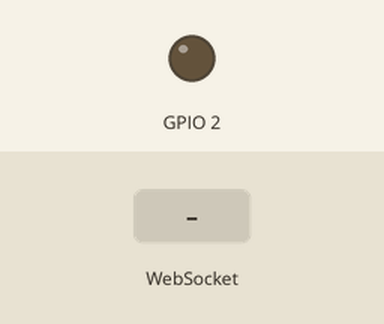
The sketch below on a simulated ESP32. Parts: output pins drawn as LEDs (lit = HIGH). The test bench sets the inputs (shaded band). WiFi joins after 1.5 s; servers stay silent unless stated; what the sketch prints to the serial monitor is not drawn.

Above: at 2.7 s.
2.8 s: WebSocket text "ON" received
At 3.5 s:
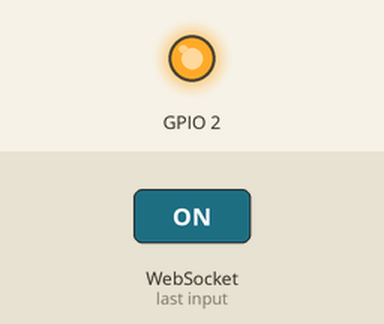
4.3 s: WebSocket text "OFF" received
At 4.6 s:
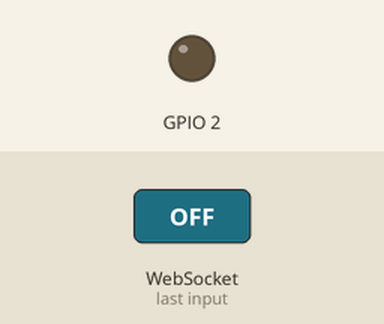
Timing chart, 0 to 7.3 s (numbered marks = the images above; inputs shaded):
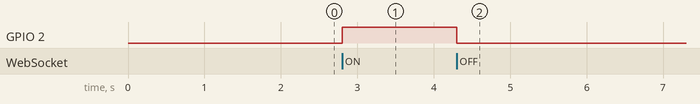

Measured:
- after the input at 2.8 s, GPIO 2: LOW → HIGH at once
- after the input at 4.3 s, GPIO 2: HIGH → LOW at once

The sketch:

onoffMIT_.ino
```cpp
#include <WiFi.h>
#include <WebSocketsClient.h>

WebSocketsClient webSocket;

const char* ssid = "NOC";
const char* pass = "noc2023!";
const char* host = "192.168.223.68"; // IP Node-RED
const int port = 1880;

void webSocketEvent(WStype_t type, uint8_t * payload, size_t length) {
  if (type == WStype_TEXT) {
    String msg = String((char*)payload);
    Serial.println("Dari Node-RED: " + msg);

    if (msg == "ON") {
      digitalWrite(2, HIGH);
    } else if (msg == "OFF") {
      digitalWrite(2, LOW);
    }
  }
}

void setup() {
  Serial.begin(115200);
  pinMode(2, OUTPUT);

  WiFi.begin(ssid, pass);
  while (WiFi.status() != WL_CONNECTED) {
    delay(500);
    Serial.print(".");
  }

  webSocket.begin(host, port, "/luk");
  webSocket.onEvent(webSocketEvent);
  webSocket.setReconnectInterval(5000);
}

void loop() {
  webSocket.loop();
}
```
